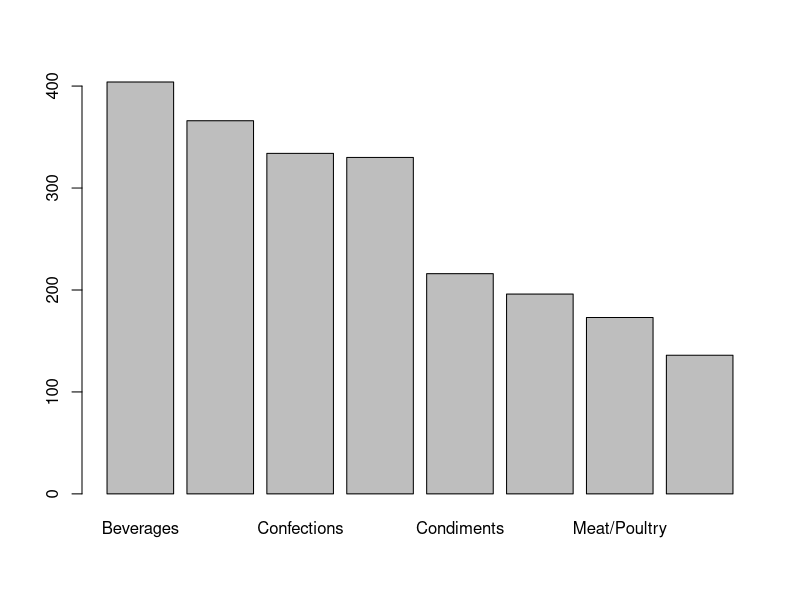
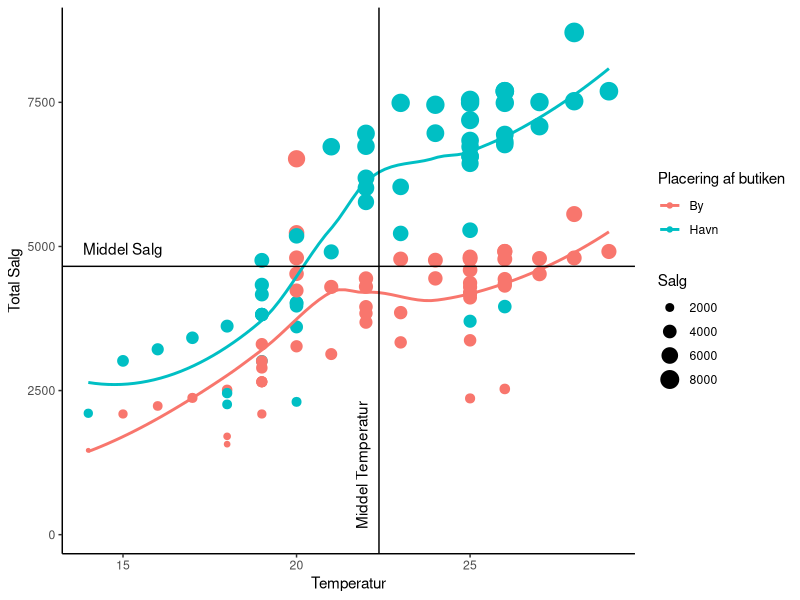

Generate these figures, in order, with R:
## ---- chunk 1
library(readxl)
setwd("~/GitHub/ida_r_intro_webinar/r_kode")
salg <- read_excel("webinar_data.xlsx", sheet = "salgs_data") 
category <- table(salg$CategoryName)
str(category)
barplot(category[order(category, decreasing = T)])
## ---- chunk 2
library(ggplot2)
library(readxl)
setwd("~/GitHub/ida_r_intro_webinar/r_kode")
issalg <- read_excel("webinar_data.xlsx", sheet = "issalg")

ggplot(data=issalg) +
  geom_point(mapping = aes(x=Temperatur, y=Salg, color=Butik_Placering, size=Salg)) +
  geom_smooth(mapping = aes(x=Temperatur, y=Salg, color=Butik_Placering), se=FALSE) +
  geom_hline(yintercept = mean(issalg$Salg)) +
  annotate("text", label="Middel Salg", x=15, vjust = 0, y=mean(issalg$Salg+200)) +
  geom_vline(xintercept = mean(issalg$Temperatur)) +
  annotate("text", label="Middel Temperatur", y=100, hjust = 0, x=mean(issalg$Temperatur-0.5), angle = 90) +
  theme(panel.background = element_blank()) +
  theme(plot.background = element_blank()) +
  scale_x_continuous(name="Temperatur") +
  scale_y_continuous(name="Total Salg") +
  scale_color_discrete(name="Placering af butiken") +
  scale_size_continuous(name="Salg") +
  theme_classic()
